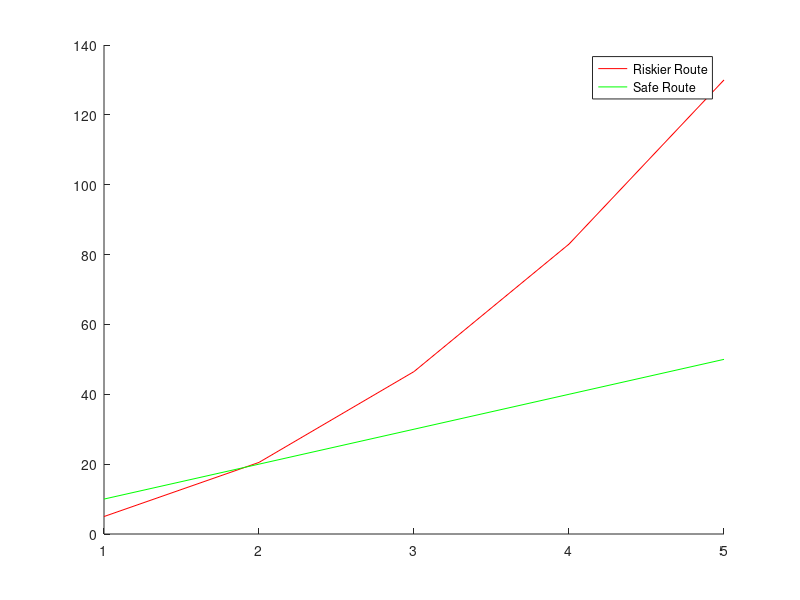

This figure's MATLAB source:
    
p = 0.05;
r2 = 90;
d = 10;
%N = 2;
r1 = 10;

%sumR = 0;
%for i = 1:N
%   Ri = p*(r2+d*i) + (N-i)*r1;
%   sumR = sumR + Ri;
%end

maxN = 5;
expValuesRisk = zeros(1,maxN);
expValuesSafe = zeros(1,maxN);
for N = 1:maxN
    expValuesRisk(N) = N*p*r2 + N^2*r1 + (p*d-r1)*N*(N+1)/2;
    expValuesSafe(N) = N*r1;
end

figure
hold on
plot(expValuesRisk, 'r-');
plot(expValuesSafe, 'g-');
legend('Riskier Route','Safe Route');
hold off
